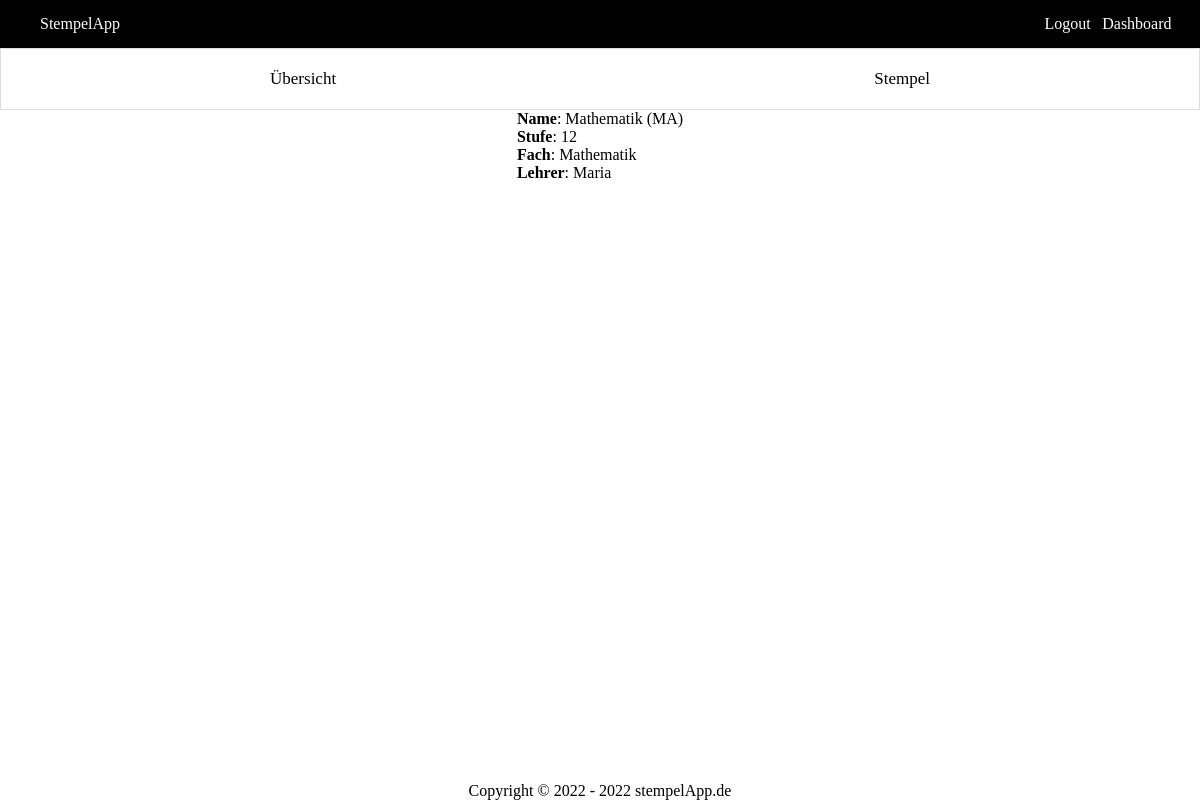
/website/dashboard/course/entity.php?id=1 (signed in), run on the app's committed database.
### tables this page shows
CREATE TABLE Kurs (Id INTEGER PRIMARY KEY NOT NULL, Name STRING NOT NULL, Stufe STRING NOT NULL, Fach STRING NOT NULL, Lehrer INTEGER REFERENCES Nutzer (Id) NOT NULL);

CREATE TABLE Nutzer (Id INTEGER PRIMARY KEY UNIQUE, Name STRING NOT NULL UNIQUE, Passwort STRING NOT NULL, Rolle INTEGER NOT NULL, Freigeschaltet BOOLEAN);

### website/stempelAppManager.php (called while the page is built, shortened)
<?php
$db = new PDO('sqlite:' . dirname(__FILE__) . '/StempelApp.db');
function getUserNameById($id)
{
    global $db;
    $query =
        'SELECT Name
        FROM Nutzer
        WHERE Id = :id';
    $stmt = $db->prepare($query);
    $stmt->bindParam(":id", $id);
    $stmt->execute();
    $user = $stmt->fetch(PDO::FETCH_ASSOC);
    return $user['Name'];
}
function getCourseById($id)
{
    global $db;
    $query =
        'SELECT *
        FROM Kurs k
        WHERE k.Id = :id';
    $stmt = $db->prepare($query);
    $stmt->bindParam(":id", $id);
    $stmt->execute();
    return $stmt->fetch();
}

### website/dashboard/course/entity.php (the view, shortened to what this page needs)
<?php
require_once "../../stempelAppManager.php";
$selectedCourse = getCourseById($_GET['id']);
?>
<!DOCTYPE html>
<html lang="en" dir="ltr">
<head>
    <link rel="stylesheet" href="../../css/dashboard.css">
    <link rel="stylesheet" href="../../css/header.css">
    <link rel="stylesheet" href="../../css/footer.css">
    <link rel="stylesheet" href="../../css/config.css">
</head>
<body>
<?php include '../../header.inc.php'; ?>
<?php include 'buttonlist.inc.php'; ?>
<div class="container flex">
    <div class="table">
        <p><b>Name</b>: <?= $selectedCourse['Name'] ?></p>
        <p><b>Stufe</b>: <?= $selectedCourse['Stufe'] ?></p>
        <p><b>Fach</b>: <?= $selectedCourse['Fach'] ?></p>
        <p><b>Lehrer</b>: <a href="../user/entity.php?id=<?= $selectedCourse['Lehrer'] ?>"><?= getUserNameById($selectedCourse['Lehrer']) ?></a></p>
    </div>
</div>
<?php include '../../footer.inc.php'; ?>
</body>
</html>

### website/css/dashboard.css (style rules this page uses)
a { text-decoration: none; color: black; }
.container { width: 100%; height: 60%; justify-content: space-around; position: absolute; flex-wrap: wrap; align-items: flex-start; }

### website/css/header.css (style rules this page uses)
.flex { display: flex; }

### website/css/config.css (style rules this page uses)
* { margin: 0; padding: 0; border: 0; }
html,body { height: 100%; }

### data on the page
kurs: Name "Mathematik (MA)", Stufe "12", Fach "Mathematik", Lehrer.Name "Maria"
